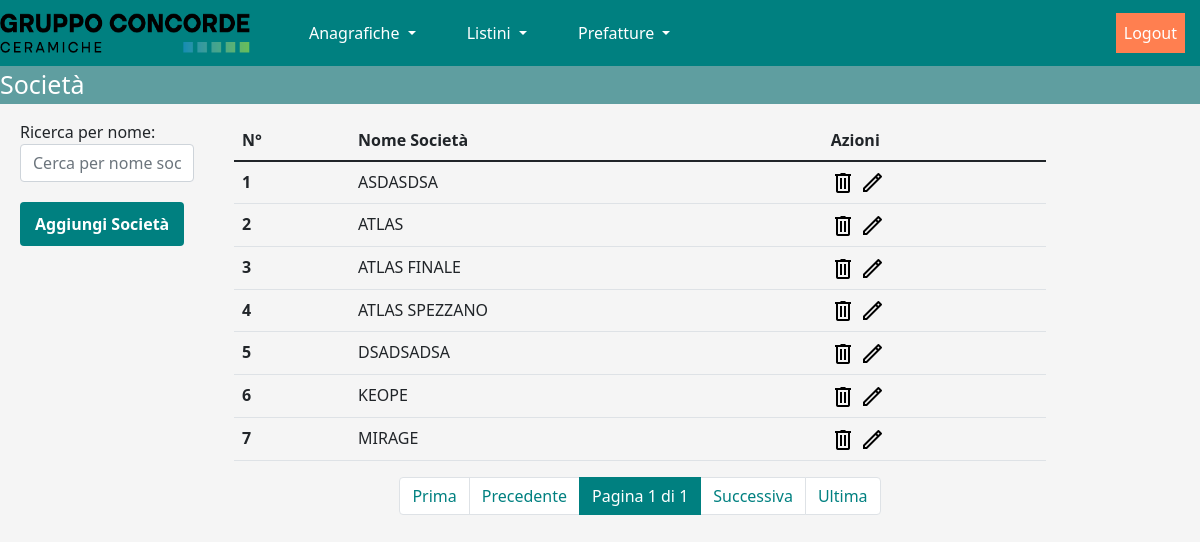
The page /main/situazione_societa/ on the database as committed earlier.
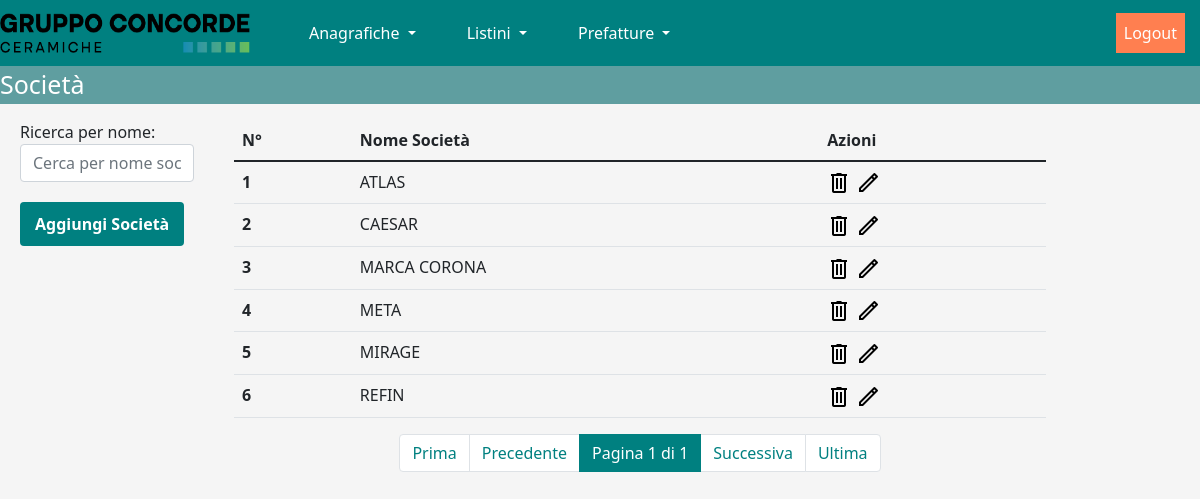
The same page on the database as committed later.
### mainapp/models.py (models this page shows)
class Societa(models.Model):
    societa_nome = models.CharField(max_length=128, blank=False, null=False, unique=True)

### mainapp/views.py (the view, shortened to what this page needs)
# urls.py: path("situazione_societa/",situazione_societa,name="situazione_societa"),
def situazione_societa(request):
    all_societa = Societa.objects.all().order_by('societa_nome')
    paginator = Paginator(all_societa, 15)
    page_number = request.GET.get('page')
    page_obj = paginator.get_page(page_number)
    context = {
        'page_obj': page_obj
    }
    return render(request, 'mainapp/situazione_societa.html', context)

### templates/mainapp/situazione_societa.html (shortened to what the changed rows need)
{% extends 'base.html' %}
{% load static %}
{% block content %}
    {% include 'navbar.html' %}
    <div id="container_societa">
        <div class="table-container">
            <table class="table table-hover dataTable">
                <thead>
                    <tr>
                        <th scope="col">N°</th>
                        <th scope="col">Nome Società</th>
                        <th scope="col">Azioni</th>
                    </tr>
                </thead>
                <tbody>
                    {% for societa in page_obj %}
                        <tr>
                            <th scope="row">{{ forloop.counter|add:page_obj.start_index|add:-1 }}</th>
                            <td>{{ societa.societa_nome }}</td>
                            <td>
                                <div class="action-buttons">
                                    <form id="deleteForm_{{ forloop.counter }}" method="post" action="{% url 'mainapp:elimina_societa' societa.pk %}" style="display: inline;">
                                        <button type="button" class="personal-button" title="Elimina" onclick="confirmDelete({{ forloop.counter }})">
                                            <img src="{% static 'img/cestino.png' %}" width="24px" height="24">
                                        </button>
                                    </form>
                                    <button type="button" class="personal-button" title="Modifica" data-toggle="modal" data-target="#modifyModal_{{ societa.pk }}">
                                        <img src="{% static 'img/modifica.png' %}" width="24px" height="24">
                                    </button>
                                </div>
                            </td>
                        </tr>
                    {% endfor %}
                </tbody>
            </table>
        </div>
    </div>
{% endblock %}

Rows that differ between the two databases and show on the page:
removed Societa: societa_nome "ASDASDSA"
removed Societa: societa_nome "ATLAS FINALE"
removed Societa: societa_nome "ATLAS SPEZZANO"
removed Societa: societa_nome "DSADSADSA"
removed Societa: societa_nome "KEOPE"
added Societa: societa_nome "CAESAR"
added Societa: societa_nome "MARCA CORONA"
added Societa: societa_nome "META"
added Societa: societa_nome "REFIN"
